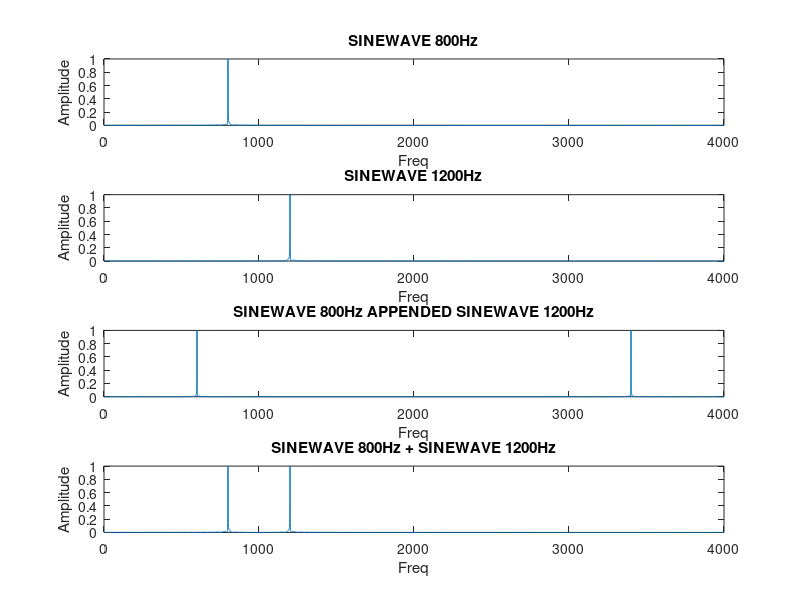

Here is the MATLAB script that generated this plot:
clc;
clear;
close all;
fs=8000;
b=1:100;
Ts=1/fs;
dt=0:Ts:1-Ts;
f1=800;
f2=1200;
x1=sin(2*pi*f1*dt);
x2=sin(2*pi*f2*dt);
X=x1+x2;
append=[x1,x2]

%Signal 1 800Hz
nfft1=length(x1)
nfft21=2^nextpow2(nfft1);
ff1=fft(x1,nfft21);
fff1=ff1(1:nfft21/2);
fff1=fff1/max(fff1);
xf1=fs*(0:nfft21/2-1)/nfft21;
subplot(411);plot(xf1,abs(fff1));xlabel('Freq');ylabel('Amplitude');title('SINEWAVE 800Hz');

%Signal 2 1200Hz
nfft2=length(x2)
nfft22=2^nextpow2(nfft2);
ff2=fft(x2,nfft22);
fff2=ff2(1:nfft22/2);
fff2=fff2/max(fff2);
xf2=fs*(0:nfft22/2-1)/nfft22;
subplot(412);plot(xf2,abs(fff2));xlabel('Freq');ylabel('Amplitude');title('SINEWAVE 1200Hz');

%Added
nfft=length(X)
nfft2=2^nextpow2(nfft);
ff=fft(X,nfft2);
fff=ff(1:nfft2/2);
fff=fff/max(fff);
xf=fs*(0:nfft2/2-1)/nfft2;
subplot(414);
plot(xf,abs(fff));xlabel('Freq');ylabel('Amplitude');title('SINEWAVE 800Hz + SINEWAVE 1200Hz');

%Append
nfft3=length(append)
nfft23=2^nextpow2(nfft3);
ff3=fft(append,nfft23);
fff3=ff2(1:nfft23/2);
fff3=fff3/max(fff3);
xf3=fs*(0:nfft23/2-1)/nfft23;
subplot(413);plot(xf3,abs(fff3));xlabel('Freq');ylabel('Amplitude');title('SINEWAVE 800Hz APPENDED SINEWAVE 1200Hz');
